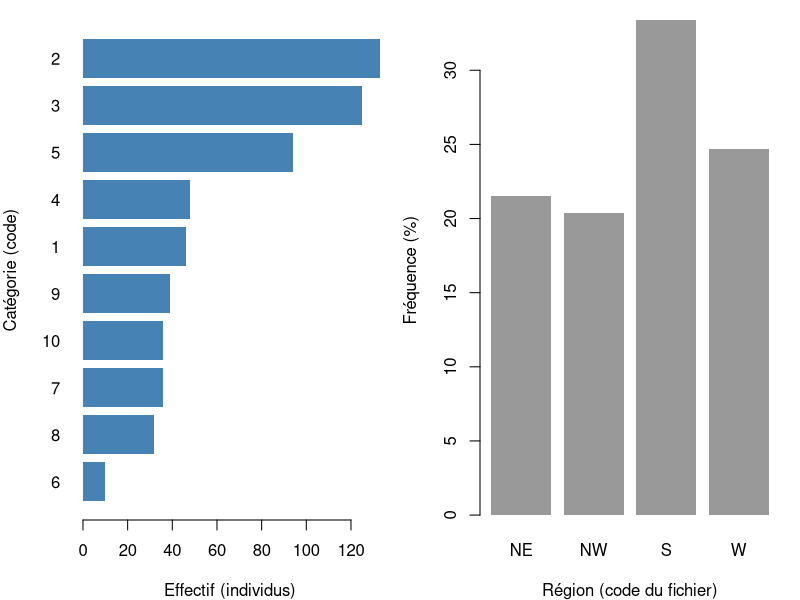
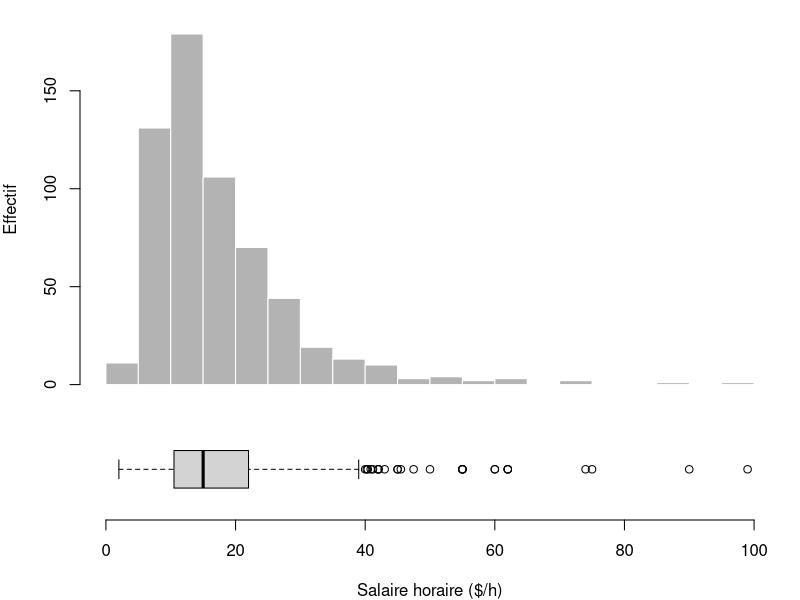
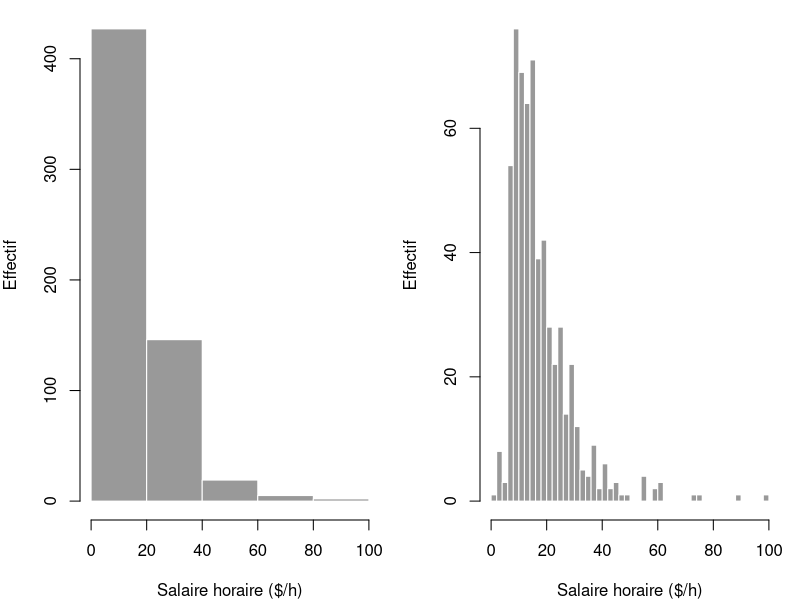
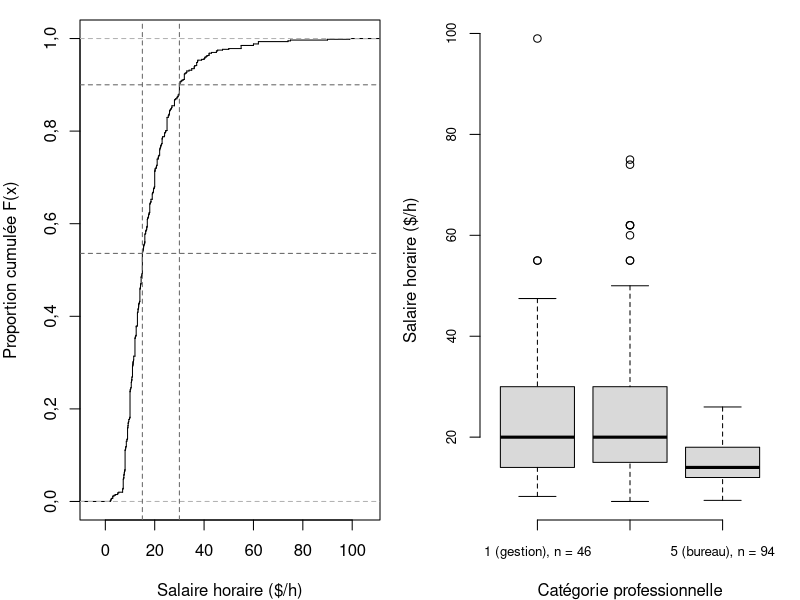
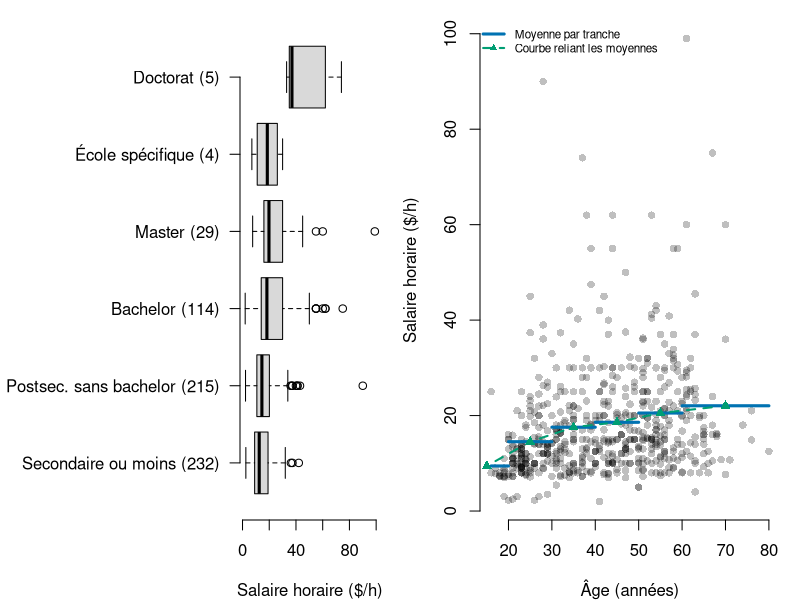
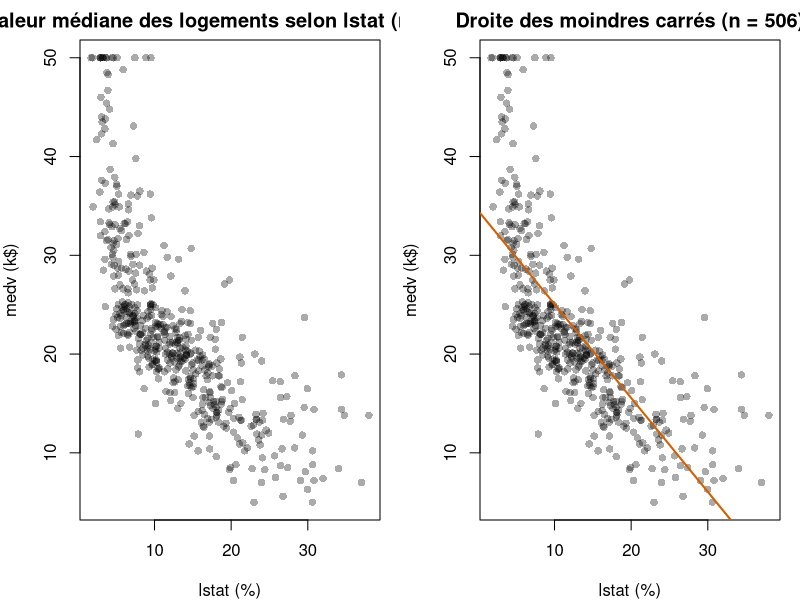
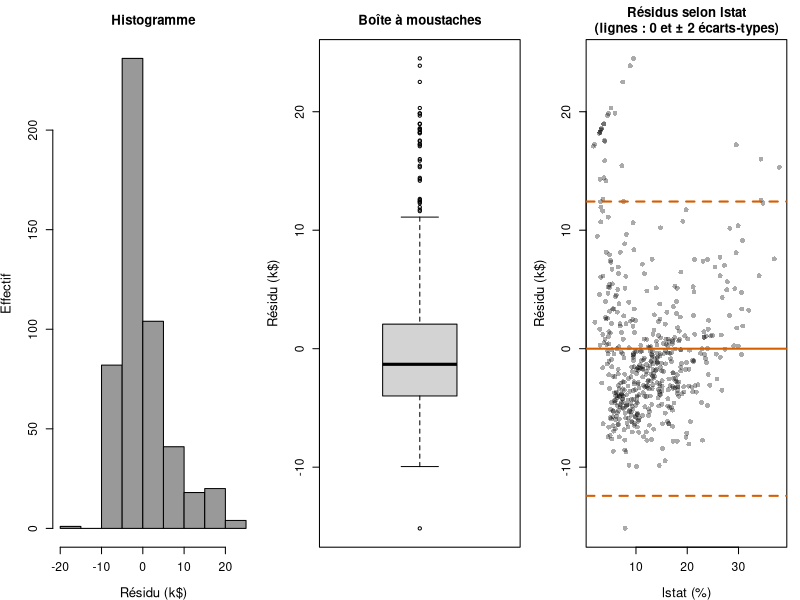
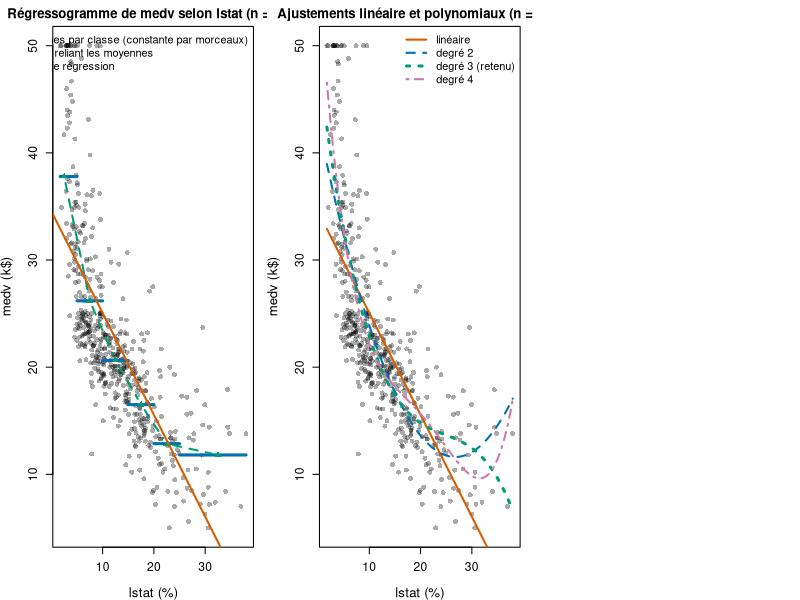

Recreate these plots in R, in order.
## ---- chunk 1
# Squelette du rapport. Ce fichier doit rester reproductible : tout chiffre cité
# dans le texte est calculé ici (`r ...`) ou provient des scripts tp_partie1.R / tp_partie2.R.
knitr::opts_chunk$set(echo = FALSE, message = FALSE, warning = FALSE,
                      fig.width = 6.5, fig.height = 4, fig.align = "center", dpi = 150)
options(OutDec = ",")                      # virgule décimale dans les sorties
d <- read.table("Recensement.txt", header = TRUE, sep = "\t", stringsAsFactors = FALSE)
library(MASS)
data("Boston")
x <- Boston$lstat; y <- Boston$medv
# Palette Okabe-Ito (distincte pour les daltoniens) des figures de la Partie 2
gris <- "#00000055"; rouge <- "#D55E00"; bleu <- "#0072B2"; vert <- "#009E73"; rose <- "#CC79A7"
d$ETUDES <- cut(d$NIV_ETUDES, breaks = c(31, 39, 42, 43, 44, 45, 46),
                labels = c("<= Secondaire", "Postsec. sans bachelor", "Bachelor", "Master", "Ecole specifique", "Doctorat"))
d3 <- subset(d, CATEGORIE %in% c(1, 2, 5)); d3$CATEGORIE <- factor(d3$CATEGORIE)
tab <- function(df, cap, ...) knitr::kable(df, caption = cap, booktabs = TRUE, ...)
## ---- chunk 2
# Mise en forme des nombres cités dans le texte (virgule décimale)
fr <- function(x, k = 1) formatC(x, format = "f", digits = k, decimal.mark = ",", big.mark = " ")
pc <- function(x, k = 1) fr(100 * x, k)
# tableau fixé à sa place (H) et en petite police
petit <- function(k, size = "small") {
  k[] <- sub("\\centering", paste0("\\centering\\", size, "\\setlength{\\tabcolsep}{4pt}"), k, fixed = TRUE); k }
kab <- function(df, cap, size = "small", ...) petit(tab(df, cap, format = "latex", position = "H", linesep = "", ...), size)

vars <- setdiff(names(d), "ETUDES")          # les 11 variables du fichier
d0 <- d[vars]
n1 <- nrow(d)
s <- d$SAL_HOR
levels(d$ETUDES) <- c("Secondaire ou moins", "Postsec. sans bachelor", "Bachelor",
                      "Master", "École spécifique", "Doctorat")
d3 <- subset(d, CATEGORIE %in% c(1, 2, 5)); d3$CATEGORIE <- factor(d3$CATEGORIE)
lib3 <- c("1 (gestion)", "2 (libérale)", "5 (bureau)")
moy_par <- function(y, g) tapply(y, g, mean)
med_par <- function(y, g) tapply(y, g, median)
# rapport de corrélation : variance inter-groupes / variance totale
eta2 <- function(y, g) { nk <- tapply(y, g, length)
  sum(nk * (tapply(y, g, mean) - mean(y))^2) / sum((y - mean(y))^2) }
## ---- chunk 3
# aucune variable identifiante (nom, adresse) : affichage possible
kab(head(d0, 5), paste0("Cinq premières lignes du fichier Recensement.txt (n = ", n1, ")"), size = "scriptsize", row.names = FALSE)
## ---- chunk 4
obs_quali <- function(v) { t <- table(v); paste(names(t), t, collapse = ", ") }
obs_quanti <- function(v) paste(fr(min(v), 0), "à", fr(max(v), 0))
dico <- data.frame(
  Variable = gsub("_", "\\\\_", vars),
  Signification = c("âge (années)", "sexe", "région", "statut marital", "salaire horaire (\\$/h)",
                    "syndiqué", "catégorie prof.", "niveau d'études",
                    "taille du foyer", "enfants du foyer", "revenu annuel du foyer"),
  `Type statistique` = c("quanti. discrète", "quali. nominale", "quali. nominale", "quali. nominale",
                         "quanti. continue", "quali. nominale (binaire)", "quali. nominale (codes)",
                         "quali. ordinale (codes)", "quanti. discrète", "quanti. discrète",
                         "quali. ordinale (classes)"),
  `Type R` = sapply(d0, class),
  NA_ = colSums(is.na(d0)),
  Distinctes = sapply(d0, function(v) length(unique(v))),
  `Modalités ou étendue observées` = sapply(d0, function(v)
    if (is.character(v)) obs_quali(v) else obs_quanti(v)),
  check.names = FALSE, row.names = NULL)
names(dico)[5] <- "Manquants"
kab(dico, paste0("Dictionnaire et contrôle des variables (n = ", n1, ")"), size = "scriptsize", escape = FALSE)
## ---- chunk 5
seuil <- list(age_min = 16, age_max = 80, majeur = 18, sal_min = 7.25, sal_max = 75, foyer = 10)
regles <- list(d$AGE < seuil$age_min | d$AGE > seuil$age_max, d$AGE < seuil$majeur, s <= 0,
               s < seuil$sal_min, s > seuil$sal_max, d$NB_ENF >= d$NB_PERS, d$NB_PERS > seuil$foyer)
nb_regle <- sapply(regles, sum)
t_regles <- data.frame(
  `Règle` = c(paste("AGE <", seuil$age_min, "ou >", seuil$age_max, "ans"),
            paste("AGE <", seuil$majeur, "ans"), "SAL\\_HOR $\\leq$ 0",
            paste("SAL\\_HOR <", fr(seuil$sal_min, 2), "\\$/h"),
            paste("SAL\\_HOR >", seuil$sal_max, "\\$/h"), "NB\\_ENF $\\geq$ NB\\_PERS",
            paste("NB\\_PERS >", seuil$foyer)),
  Justification = c("hors de l'étendue annoncée", "mineur en emploi, possible mais à repérer",
                    "salaire impossible", "sous le salaire minimum fédéral de 2012",
                    "très haut salaire, à vérifier", "un foyer compte au moins un adulte",
                    "foyer exceptionnellement grand"),
  `Cas signalés` = nb_regle, check.names = FALSE)
kab(t_regles, paste0("Règles de contrôle : nombre de cas signalés, aucune suppression (n = ", n1, ")"),
    escape = FALSE)
sal_ok <- !is.na(s) & s > 0
stopifnot(all(sal_ok))
signal <- regles[[4]] | regles[[5]]
## ---- chunk 6
fq <- function(v, nom) { t <- table(d[[v]])
  data.frame(Variable = c(nom, rep("", length(t) - 1)), `Modalité` = names(t), n = as.vector(t),
             `%` = fr(100 * as.vector(prop.table(t))), check.names = FALSE) }
t_g <- rbind(fq("SEXE", "Sexe"), fq("SYNDICAT", "Syndicat"), fq("REGION", "Région"),
             fq("STAT_MARI", "Statut marital"))
t_d <- fq("CATEGORIE", "Catégorie")
petit(knitr::kable(list(t_g, t_d), booktabs = TRUE, row.names = FALSE, position = "H", linesep = "",
      caption = paste0("Effectifs et fréquences (\\%) ; dénominateur commun n = ", n1, " individus")))
pct <- function(v, m) 100 * mean(d[[v]] == m)
## ---- chunk 7
par(mfrow = c(1, 2), mar = c(4, 4, 1, 1))
barplot(sort(table(d$CATEGORIE)), horiz = TRUE, las = 1, col = "steelblue", border = NA,
        xlab = "Effectif (individus)", ylab = "Catégorie (code)")
barplot(100 * prop.table(table(d$REGION)), col = "grey60", border = NA,
        xlab = "Région (code du fichier)", ylab = "Fréquence (%)")
## ---- chunk 8
t_brut <- table(d$NIV_ETUDES)
kab(as.data.frame.matrix(t(as.matrix(t_brut)), row.names = "Effectif"),
    paste0("Niveau d'études : codes d'origine de NIV\\_ETUDES (n = ", n1, ")"), size = "footnotesize")
## ---- chunk 9
t_et <- table(d$ETUDES)
kab(data.frame(Groupe = names(t_et), Codes = c("32-39", "40-42", "43", "44", "45", "46"),
               n = as.vector(t_et), `%` = fr(100 * as.vector(prop.table(t_et))), check.names = FALSE),
    paste0("Niveau d'études regroupé (n = ", n1, ")"))
## ---- chunk 10
p_sexe <- prop.table(table(d3$CATEGORIE, d3$SEXE), margin = 1)
p_et <- prop.table(table(d3$CATEGORIE, d3$ETUDES), margin = 1)
n3 <- table(d3$CATEGORIE)
t_cond <- data.frame(`Catégorie` = lib3, n = as.vector(n3), fr(100 * p_sexe), fr(100 * p_et), row.names = NULL)
names(t_cond)[-(1:2)] <- c("\\% F", "\\% M", "Sec.", "Postsec.", "Bach.", "Master", "École", "Doct.")
kab(t_cond, paste0("Sexe puis niveau d'études selon la catégorie (\\% en ligne), n = ",
                   sum(n3)), escape = FALSE)
sup_bach <- rowSums(p_et[, 3:6])
n_sexe3 <- table(d3$CATEGORIE, d3$SEXE)
## ---- chunk 11
resume <- function(x) c(n = length(x), Moyenne = mean(x), `Médiane` = median(x), `Écart-type` = sd(x),
                        Q1 = unname(quantile(x, .25)), Q3 = unname(quantile(x, .75)),
                        Min = min(x), Max = max(x))
ind <- t(sapply(d[c("AGE", "SAL_HOR", "NB_PERS", "NB_ENF")], resume))
kab(data.frame(Variable = c("AGE (années)", "SAL\\_HOR (\\$/h)", "NB\\_PERS (personnes)",
                            "NB\\_ENF (enfants)"),
               n = ind[, 1], round(ind[, 2:8], 2), check.names = FALSE, row.names = NULL),
    "Indicateurs de position et de dispersion (effectif valide n)", escape = FALSE)
q1 <- quantile(s, .25); q3 <- quantile(s, .75)
## ---- chunk 12
layout(matrix(1:2), heights = c(3, 1.3))
par(mar = c(1, 4, 1, 1))
h5 <- hist(s, breaks = seq(0, 100, 5), col = "grey70", border = "white", xlim = c(0, 100),
           xlab = "", ylab = "Effectif", main = "", xaxt = "n")
par(mar = c(4, 4, 0, 1))
boxplot(s, horizontal = TRUE, ylim = c(0, 100), xlab = "Salaire horaire ($/h)", frame = FALSE)
classe_mod <- which.max(h5$counts)
## ---- chunk 13
par(mfrow = c(1, 2), mar = c(4, 4, 0.5, 1))
h20 <- hist(s, breaks = seq(0, 100, 20), col = "grey60", border = "white",
            xlab = "Salaire horaire ($/h)", ylab = "Effectif", main = "")
h2 <- hist(s, breaks = seq(0, 100, 2), col = "grey60", border = "white",
           xlab = "Salaire horaire ($/h)", ylab = "Effectif", main = "")
## ---- chunk 14
sans2 <- s[-order(s, decreasing = TRUE)[1:2]]
iqr <- IQR(s); moust <- c(q1 - 1.5 * iqr, q3 + 1.5 * iqr)
atyp <- s < moust[1] | s > moust[2]
## ---- chunk 15
Fn <- ecdf(s); q90 <- quantile(s, 0.9); x_lu <- 15   # point lu sur le graphique
par(mar = c(4, 4, 1, 1))
plot(Fn, xlab = "Salaire horaire ($/h)", ylab = "Proportion cumulée F(x)", main = "",
     pch = NA, verticals = TRUE)
abline(v = c(x_lu, q90), h = c(Fn(x_lu), 0.9), lty = 2, col = "grey40")
## ---- chunk 16
v_n1 <- var(s); v_n <- sum((s - mean(s))^2) / n1
## ---- chunk 17
g <- d3$CATEGORIE
t_cat <- data.frame(`Catégorie` = lib3, n = as.vector(table(g)), Moyenne = moy_par(d3$SAL_HOR, g),
                    `Médiane` = med_par(d3$SAL_HOR, g), `Écart-type` = tapply(d3$SAL_HOR, g, sd),
                    Q1 = tapply(d3$SAL_HOR, g, quantile, .25), Q3 = tapply(d3$SAL_HOR, g, quantile, .75),
                    check.names = FALSE, row.names = NULL)
kab(cbind(t_cat[1:2], round(t_cat[-(1:2)], 2)),
    paste0("Salaire horaire (\\$/h) dans les catégories 1, 2 et 5 (n = ", nrow(d3), ")"))
## ---- chunk 18
par(mar = c(4, 4, 1, 1))
boxplot(SAL_HOR ~ CATEGORIE, d3, names = paste0(lib3, ", n = ", table(g)), col = "grey85",
        xlab = "Catégorie professionnelle", ylab = "Salaire horaire ($/h)", frame = FALSE, cex.axis = 0.8)
## ---- chunk 19
ss <- function(df) c(n_F = sum(df$SEXE == "F"), moy_F = mean(df$SAL_HOR[df$SEXE == "F"]),
                     med_F = median(df$SAL_HOR[df$SEXE == "F"]), n_M = sum(df$SEXE == "M"),
                     moy_M = mean(df$SAL_HOR[df$SEXE == "M"]), med_M = median(df$SAL_HOR[df$SEXE == "M"]))
t_sx <- rbind(ss(d), t(sapply(split(d3, d3$CATEGORIE), ss)))
t_sx <- data.frame(Champ = c(paste0("Ensemble (n = ", n1, ")"), paste("Catégorie", lib3)),
                   t_sx, row.names = NULL)
t_sx[, c(3, 4, 6, 7)] <- round(t_sx[, c(3, 4, 6, 7)], 2)
kab(t_sx, "Salaire horaire (\\$/h) selon le sexe, ensemble puis catégories 1, 2 et 5",
    col.names = c("Champ", "n F", "Moyenne F", "Médiane F", "n M", "Moyenne M", "Médiane M"))
## ---- chunk 20
ge <- d$ETUDES
t_es <- data.frame(Groupe = levels(ge), n = as.vector(table(ge)),
                   Moyenne = round(moy_par(s, ge), 2), `Médiane` = round(med_par(s, ge), 2),
                   row.names = NULL)
kab(t_es, paste0("Salaire horaire (\\$/h) selon le niveau d'études regroupé (n = ", n1, ")"))
e2_et <- eta2(s, ge)
## ---- chunk 21
par(mar = c(4, 12, 1, 1))
boxplot(SAL_HOR ~ ETUDES, d, horizontal = TRUE, las = 1, col = "grey85", frame = FALSE,
        names = paste0(levels(ge), " (", table(ge), ")"), ylab = "", xlab = "Salaire horaire ($/h)")
## ---- chunk 22
# régressogramme comme au cours 4 : tranches de 10 ans, 60-80 regroupées (peu de plus de 70 ans)
cl_age <- cut(d$AGE, breaks = c(10, 20, 30, 40, 50, 60, 80))
stopifnot(!anyNA(cl_age))
n_age <- table(cl_age); moy_age <- tapply(d$SAL_HOR, cl_age, mean); med_age <- tapply(d$SAL_HOR, cl_age, median)
centres_age <- c(15, 25, 35, 45, 55, 70)
bornes_age <- c(min(d$AGE), 20, 30, 40, 50, 60, max(d$AGE))
par(mar = c(4, 4, 1, 1))
plot(d$AGE, d$SAL_HOR, pch = 16, col = "#00000040", xlab = "Âge (années)",
     ylab = "Salaire horaire ($/h)", frame = FALSE)
segments(bornes_age[-7], moy_age, bornes_age[-1], moy_age, col = bleu, lwd = 3)
lines(centres_age, moy_age, col = vert, lwd = 2, lty = 2, type = "b", pch = 17)
legend("topleft", c("Moyenne par tranche", "Courbe reliant les moyennes"), col = c(bleu, vert),
       lwd = c(3, 2), lty = c(1, 2), pch = c(NA, 17), bty = "n", cex = 0.7)
r_age <- cor(d$AGE, d$SAL_HOR)
## ---- chunk 23
p_sy <- prop.table(table(d$CATEGORIE, d$SYNDICAT), margin = 1)
n_cat <- table(d$CATEGORIE)
t_sy <- rbind(n = as.vector(n_cat), `% syndiqués` = fr(100 * p_sy[, "oui"]))
colnames(t_sy) <- names(n_cat)
kab(as.data.frame(t_sy), paste0("Part de syndiqués selon la catégorie (\\% en ligne), n = ", n1))
sy <- d$SYNDICAT
sy3 <- with(d3, tapply(SAL_HOR, list(SYNDICAT, CATEGORIE), median))
n_sy3 <- table(d3$SYNDICAT, d3$CATEGORIE)
## ---- chunk 24
t_rev <- table(d$REV_FOYER)
kab(rbind(n = as.vector(t_rev), `%` = fr(100 * as.vector(prop.table(t_rev)))) |>
      as.data.frame() |> setNames(names(t_rev)),
    paste0("Répartition des classes de REV\\_FOYER (n = ", n1, ")"), size = "footnotesize")
stopifnot(setequal(unique(d$REV_FOYER), 1:16))
bornes_dico <- c(12500, 14500, 15000, 20000)   # bornes des classes 5 et 6 dans le dictionnaire du sujet
classe_med <- which(cumsum(prop.table(t_rev)) >= 0.5)[1]
## ---- chunk 25
par(mar = c(4, 4, 2, 1))
plot(x, y, pch = 16, col = gris, xlab = "lstat (%)", ylab = "medv (k$)",
     main = "Valeur médiane des logements selon lstat (n = 506)")
## ---- chunk 26
frp <- function(x, k = 1) gsub(" ", " ", fr(x, k), fixed = TRUE)   # milliers séparés par une espace insécable
# (a) formules du cours : b1 = Cov(x, y) / Var(x), b0 = moyenne(y) - b1 * moyenne(x)
# (rapport identique avec le dénominateur n du cours ou n - 1 de cov() et var())
b1 <- cov(x, y) / var(x)
b0 <- mean(y) - b1 * mean(x)
# (b) lm() puis summary()
m <- lm(medv ~ lstat, Boston)
stopifnot(isTRUE(all.equal(unname(coef(m)), c(b0, b1))))
kab(data.frame(Coefficient = c("Ordonnée à l'origine b0 (k\\$)", "Pente b1 (k\\$ par point de lstat)"),
               Formules = fr(c(b0, b1), 4), `lm()` = fr(coef(m), 4),
               `Erreur-type` = fr(summary(m)$coefficients[, 2], 4), check.names = FALSE, row.names = NULL),
    paste0("Droite des moindres carrés de medv sur lstat : formules du cours et lm() (n = ", nrow(Boston), ")"),
    escape = FALSE)
## ---- chunk 27
par(mar = c(4, 4, 2, 1))
plot(x, y, pch = 16, col = gris, xlab = "lstat (%)", ylab = "medv (k$)",
     main = "Droite des moindres carrés (n = 506)")
abline(m, col = rouge, lwd = 2)
## ---- chunk 28
r <- cor(x, y); r2 <- summary(m)$r.squared
r2_var <- var(fitted(m)) / var(y)   # formule du cours : R² = Var(y ajusté) / Var(y)
ct <- cor.test(x, y)
## ---- chunk 29
kab(data.frame(Secteur = 1:6, `lstat (\\%)` = x[1:6], `medv observé (k\\$)` = fr(y[1:6], 1),
               `medv ajusté (k\\$)` = fr(fitted(m)[1:6], 2),
               `Résidu (k\\$)` = fr(residuals(m)[1:6], 2), check.names = FALSE),
    paste0("Six premiers secteurs : valeurs observées, valeurs ajustées et résidus (n = ", nrow(Boston), ")"),
    escape = FALSE)
## ---- chunk 30
res <- residuals(m)
par(mfrow = c(1, 3), mar = c(4, 4, 3, 1), cex.lab = 1.2, cex.axis = 1.1)
hist(res, col = "grey60", xlab = "Résidu (k$)", ylab = "Effectif", main = "Histogramme")
boxplot(res, ylab = "Résidu (k$)", main = "Boîte à moustaches")
plot(x, res, pch = 16, col = gris, xlab = "lstat (%)", ylab = "Résidu (k$)",
     main = "Résidus selon lstat\n(lignes : 0 et ± 2 écarts-types)")
abline(h = c(-2, 0, 2) * sd(res), lty = c(2, 1, 2), col = rouge, lwd = 2)
## ---- chunk 31
res <- residuals(m)
sd_res <- sd(res); sg <- sigma(m)
n_sup <- sum(res > 2 * sd_res); n_inf <- sum(res < -2 * sd_res)
## ---- chunk 32
x0 <- 12
p0 <- predict(m, data.frame(lstat = x0))
## ---- chunk 33
# bornes 0 (pourcentage >= 0) et 40 (> max observé) : mêmes six classes que le sujet
cl <- cut(x, breaks = c(0, 5, 10, 15, 20, 25, 40))
stopifnot(!anyNA(cl))   # tous les lstat sont dans ]0 ; 40] : mêmes classes que le sujet
moy <- tapply(y, cl, mean)
bornes <- c(min(x), 5, 10, 15, 20, 25, max(x))
centres <- c(2.5, 7.5, 12.5, 17.5, 22.5, 32.5)   # milieux des classes [0 ; 5], ..., [25 ; 40]
par(mar = c(4, 4, 2, 1))
plot(x, y, pch = 16, col = gris, xlab = "lstat (%)", ylab = "medv (k$)",
     main = "Régressogramme de medv selon lstat (n = 506)")
segments(bornes[-7], moy, bornes[-1], moy, col = bleu, lwd = 3)
lines(centres, moy, col = vert, lwd = 2, lty = 2, type = "b", pch = 17)
abline(m, col = rouge, lwd = 2)
legend("topright", c("Moyennes par classe (constante par morceaux)", "Courbe reliant les moyennes", "Droite de régression"),
       col = c(bleu, vert, rouge), lwd = c(3, 2, 2), lty = c(1, 2, 1), pch = c(NA, 17, NA), bty = "n")
## ---- chunk 34
mres <- tapply(res, cl, mean)
kab(data.frame(Classe = c("lstat $\\leq$ 5", "5 < lstat $\\leq$ 10", "10 < lstat $\\leq$ 15", "15 < lstat $\\leq$ 20",
                          "20 < lstat $\\leq$ 25", "lstat > 25"),
               n = as.vector(table(cl)), `Abscisse retenue` = fr(centres, 2), `Moyenne de medv (k\\$)` = fr(moy, 2),
               `Résidu moyen de la droite (k\\$)` = fr(mres, 2), check.names = FALSE, row.names = NULL),
    paste0("Régressogramme : effectifs et moyennes de medv par classe de lstat (n = ", nrow(Boston), ")"), escape = FALSE)
## ---- chunk 35
mods <- list(lin = m, d2 = lm(medv ~ poly(lstat, 2, raw = TRUE), Boston),
             d3 = lm(medv ~ poly(lstat, 3, raw = TRUE), Boston),
             d4 = lm(medv ~ poly(lstat, 4, raw = TRUE), Boston))
xs <- data.frame(lstat = seq(min(x), max(x), length.out = 200))
cols <- c(rouge, bleu, vert, rose)
par(mar = c(4, 4, 2, 1))
plot(x, y, pch = 16, col = gris, xlab = "lstat (%)", ylab = "medv (k$)",
     main = "Ajustements linéaire et polynomiaux (n = 506)")
lw <- c(2, 2, 3, 2)   # degré 3 (retenu) plus épais
for (i in 1:4) lines(xs$lstat, predict(mods[[i]], xs), col = cols[i], lwd = lw[i], lty = i)
legend("topright", c("linéaire", "degré 2", "degré 3 (retenu)", "degré 4"), col = cols, lwd = lw, lty = 1:4, bty = "n")
## ---- chunk 36
aics <- sapply(mods, AIC); r2s <- sapply(mods, function(k) summary(k)$r.squared)
kab(data.frame(Modèle = c("Linéaire", "Degré 2", "Degré 3", "Degré 4"), `Paramètres` = 2:5,
               `R²` = fr(r2s, 3), AIC = fr(aics, 1), check.names = FALSE, row.names = NULL),
    paste0("Modèles linéaire et polynomiaux : R² et AIC (n = ", nrow(Boston), ")"))
# lstat où la courbe ajustée se met à remonter : grille de pas 0,01 (comme le code du prof),
# premier point où la courbe augmente ; NA si elle reste décroissante sur la plage observée
xg <- data.frame(lstat = seq(min(x), max(x), by = 0.01))
remontee <- function(k) { f <- predict(k, xg); i <- which(diff(f) > 0); if (length(i)) xg$lstat[i[1]] else NA }
hausse <- sapply(mods[2:4], remontee)
stopifnot(is.na(hausse["d3"]))   # le texte affirme que seul le degré 3 reste décroissant
